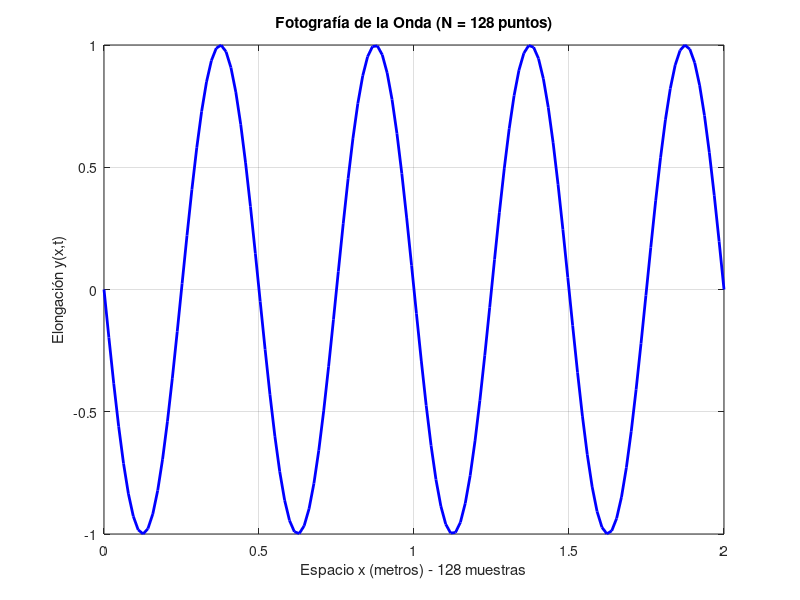

MATLAB code for this plot:
                                                                                                                                                                         % Parámetros físicos
A = 1;              
f = 2;              
lambda = 0.5;       
phi0 = 0;           

omega = 2 * pi * f;      
k = (2 * pi) / lambda;   

% Vectores
x = linspace(0, 2, 128); 
t = 0;

% Calculamos la onda
y = A * sin(omega * t - k * x + phi0);

%obtener el número de datos
num_muestras = length(x);

figure;
plot(x, y, 'b-', 'LineWidth', 2);
grid on;

% Usando length en las etiquetas
xlabel(['Espacio x (metros) - ', num2str(num_muestras), ' muestras']);
ylabel('Elongación y(x,t)');
title(['Fotografía de la Onda (N = ', num2str(length(y)), ' puntos)']);
